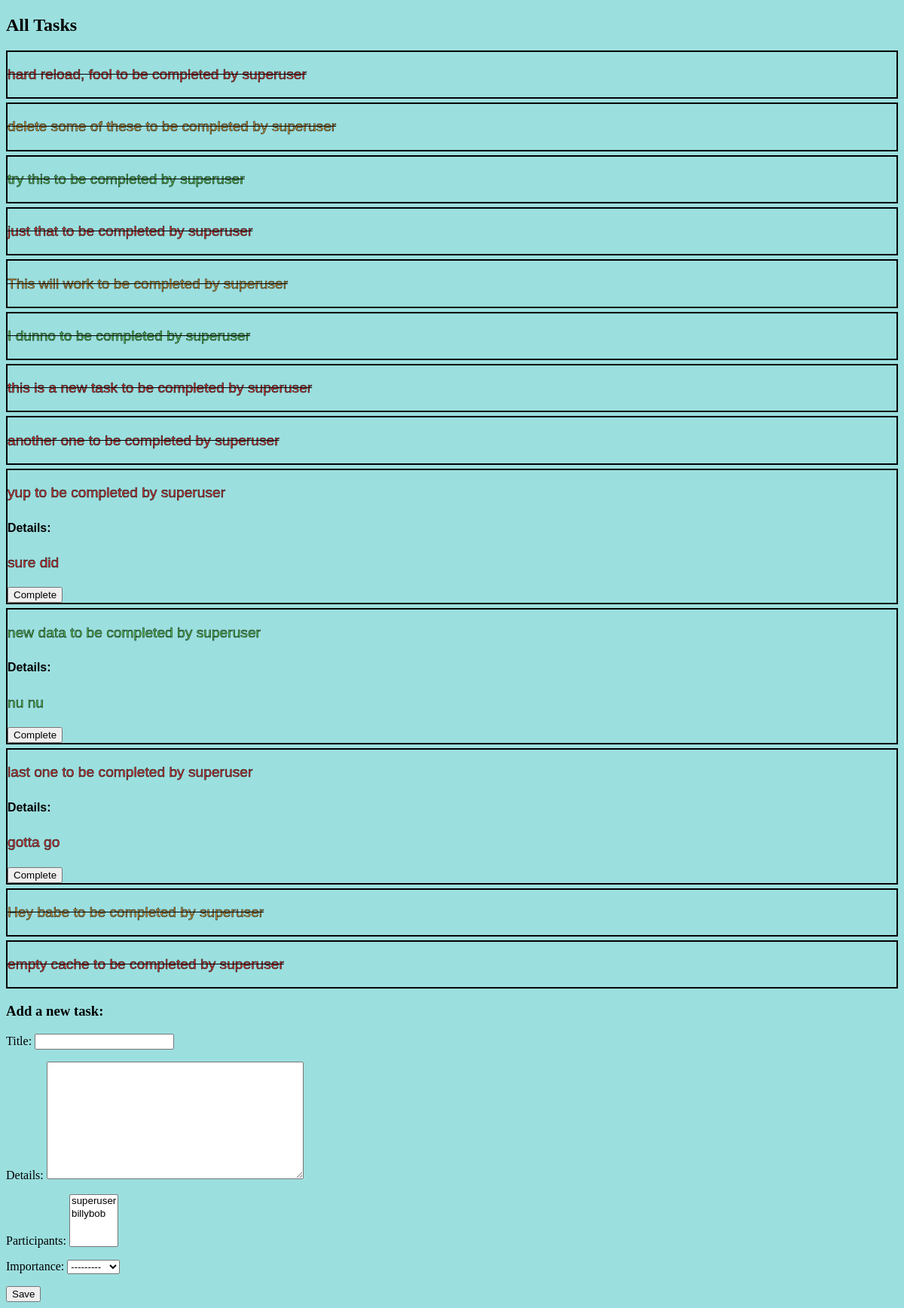
Page / (signed in) on the committed database.
### todo/models.py (models this page shows, shortened)
class Task(models.Model):
    LOW = '1'
    MEDIUM = '2'
    HIGH = '3'
    IMPORTANCE_CHOICES = [
        (LOW, 'Low'),
        (MEDIUM, 'Medium'),
        (HIGH, 'High')
    ]
    title = models.CharField(max_length=50)
    details = models.TextField(max_length=500, null=True, blank=True)
    address = models.CharField(max_length=200, null=True, blank=True)
    owner = models.ForeignKey(
        User, on_delete=models.CASCADE, related_name='tasks')
    participants = models.ManyToManyField(User, related_name='completed_tasks', blank=True)
    importance = models.CharField(
        max_length=1, choices=IMPORTANCE_CHOICES, null=True, blank=True)
    def __str__(self):
        return f'{self.title} to be completed by {self.owner}'

class User(AbstractUser):
    bio = models.TextField(max_length=500, blank=True, null=True)
    location = models.CharField(max_length=30, blank=True, null=True)
    birth_date = models.DateField(blank=True, null=True)

### todo/views.py (the view)
# urls.py: path('', views.index, name='home'),
def index(request):
    tasks = Task.objects.all()
    completed_tasks = [completion.task for completion in Completion.objects.filter(completed_by=request.user)]
    form = TaskForm()
    context = {
        'tasks': tasks,
        'completed_tasks': completed_tasks,
        'form': form,
    }
    return render(request, 'todo/index.html', context)

### todo/forms.py
class TaskForm(forms.ModelForm):
    class Meta:
        model = Task
        fields = ('title', 'details', 'participants', 'importance')

### templates/todo/index.html
{% extends 'base.html' %}
{% block content %}
<h2>All Tasks</h2>
<div id="task-list">
  {% for task in tasks %}
  <div class="_{{task.importance}} task-item" data-task-pk="{{task.pk}}">
    {% if task in completed_tasks %}
    <p class="completed">{{ task }}</p>
    {% else %}
    <p>{{ task }}</p>
    <h5>Details:</h5>
    <p class="details">{{ task.details }}</p>
    <button data-task-pk="{{task.pk}}" class="complete-button">Complete</button>
    {% endif %}
  </div>
  {% endfor %}
</div>
<form class="box" id="create-form">
  <h3>Add a new task:</h3>
  {% csrf_token %} {{ form.as_p }}
  <button type="submit" class="button is-info is-hovered">Save</button>
</form>
{% endblock %}

### todo/static/style.css (style rules this page uses)
body { background-color: rgb(156, 223, 223); }
.task-item { font-family: Arial, Helvetica, sans-serif; font-size: larger; border: 2px solid black; margin: 5px 0; }
._1 > p { -webkit-text-stroke: 0.5px black; -webkit-text-fill-color: rgb(81, 196, 81); }
._2 > p { -webkit-text-stroke: 0.5px black; -webkit-text-fill-color: rgb(211, 157, 58); }
._3 > p { -webkit-text-stroke: 0.5px black; -webkit-text-fill-color: rgb(219, 54, 54); }
p.completed { text-decoration: line-through; color: black; }
p.details { color: black; }

### rows in the picture
Task: title+owner "hard reload, fool to be completed by superuser"
Task: title+owner "delete some of these to be completed by superuser"
Task: title+owner "try this to be completed by superuser"
Task: title+owner "just that to be completed by superuser"
Task: title+owner "This will work to be completed by superuser"
Task: title+owner "I dunno to be completed by superuser"
Task: title+owner "this is a new task to be completed by superuser"
Task: title+owner "another one to be completed by superuser"
Task: title+owner "yup to be completed by superuser", details "sure did"
Task: title+owner "new data to be completed by superuser", details "nu nu"
Task: title+owner "last one to be completed by superuser", details "gotta go"
Task: title+owner "Hey babe to be completed by superuser"
Task: title+owner "empty cache to be completed by superuser"
